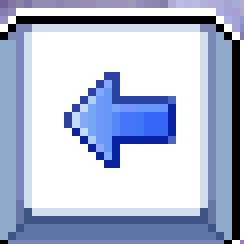
#> input picture assets/struggle_left_template.png, 61 x 61 px (shown 4 times larger)
$ python make_struggle_templates.py assets/struggle_left_template.png
#> lines starting #> are read from the running program, lines starting #| are printed output that depends on the picture; after the words box and inside, x2 and y2 are one past the last pixel; in counts of white or black regions, pixels touching at a corner belong together
#> in main, image is the input picture: shape (61, 61, 3); mean B, G, R 211.9, 186.8, 176.1
"""
Crops the control-break (struggle) arrow buttons out of a screenshot and saves
them as detection templates.

Usage:
    python3 tools/make_struggle_templates.py "<screenshot.png>"
    python3 tools/make_struggle_templates.py "<screenshot.png>" --box 170,80,50,50

Finds the two blue arrow buttons automatically via color segmentation. If that
fails, pass one button's region manually with --box x,y,w,h.
"""

import os
import sys
import argparse

PROJECT = os.path.dirname(os.path.dirname(os.path.abspath(__file__)))
sys.path.insert(0, PROJECT)
os.chdir(PROJECT)

import cv2
import numpy as np

OUT_LEFT = os.path.join('assets', 'struggle_left_template.png')
OUT_RIGHT = os.path.join('assets', 'struggle_right_template.png')
BLUE_RANGE = ((100, 100, 150), (125, 255, 255))
BUTTON_EXPAND = 1.9     # Arrow glyph bbox -> full button sprite


def find_arrow_boxes(image):
    hsv = cv2.cvtColor(image, cv2.COLOR_BGR2HSV)
#> hsv: shape (61, 61, 3); mean H, S, V 55.5, 47.9, 211.9
    mask = cv2.inRange(hsv, BLUE_RANGE[0], BLUE_RANGE[1])
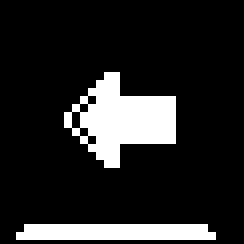
#> mask: shape (61, 61) (shown 4 times larger); 14.8% white; 2 white regions, box (x1, y1, x2, y2) and area: (16, 18, 44, 42) 360, (4, 56, 54, 60) 192
    mask = cv2.dilate(mask, np.ones((5, 5), np.uint8))
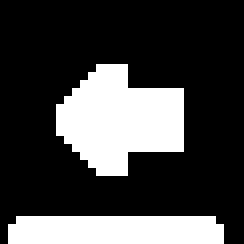
#> mask: shape (61, 61) (shown 4 times larger); 26.3% white; 2 white regions
    contours, _ = cv2.findContours(mask, cv2.RETR_EXTERNAL, cv2.CHAIN_APPROX_SIMPLE)
#> contours = 2 contours; box (x1, y1, x2, y2) and area: (14, 16, 46, 44) 555, (2, 54, 56, 61) 311

    candidates = []
    for contour in contours:
        x, y, w, h = cv2.boundingRect(contour)
        if 12 <= w <= 90 and 12 <= h <= 90 and 0.5 <= w / h <= 2.0:
            candidates.append((x, y, w, h))
#> this loop made 2 passes
#> (x, y, w, h) on passes 1 to 2: (2, 54, 54, 7), (14, 16, 32, 28)
#> after the loop, candidates = [(14, 16, 32, 28)]
    if len(candidates) < 2:
        return None

    # The two arrow glyphs are similar in size and vertically aligned
    candidates.sort(key=lambda b: b[2] * b[3], reverse=True)
    for i in range(len(candidates)):
        for j in range(i + 1, len(candidates)):
            a, b = candidates[i], candidates[j]
            if abs(a[1] - b[1]) < a[3] and 0.7 <= (a[2] * a[3]) / (b[2] * b[3]) <= 1.4:
                pair = sorted([a, b], key=lambda box: box[0])
                return pair
    return None


def expand_box(box, image_shape, factor=BUTTON_EXPAND):
    x, y, w, h = box
    size = round(max(w, h) * factor)
    cx, cy = x + w // 2, y + h // 2
    left = max(0, cx - size // 2)
    top = max(0, cy - size // 2)
    right = min(image_shape[1], left + size)
    bottom = min(image_shape[0], top + size)
    return left, top, right, bottom


def main():
    parser = argparse.ArgumentParser(description='Create struggle-UI templates from a screenshot.')
    parser.add_argument('screenshot', help='path to a screenshot showing the two arrow buttons')
    parser.add_argument('--box', help='manual fallback: one button as x,y,w,h')
    parser.add_argument('--expand', type=float, default=BUTTON_EXPAND,
                        help='arrow bbox expansion: ~1.9 = full button with bevel, '
                             '~1.3 = inner flat square and arrow only')
    args = parser.parse_args()

    image = cv2.imread(args.screenshot)
    if image is None:
        print(f'Could not read {args.screenshot}')
        return

    if args.box:
        x, y, w, h = (int(v) for v in args.box.split(','))
        boxes = [(x, y, w, h)]
        crops = [image[y:y + h, x:x + w]]
        outs = [OUT_LEFT]
    else:
        pair = find_arrow_boxes(image)
        if pair is None:
            print('Could not find the two arrow buttons automatically. '
                  'Re-run with --box x,y,w,h for one button.')
            return
        boxes = []
        crops = []
        for box in pair:
            left, top, right, bottom = expand_box(box, image.shape, factor=args.expand)
            boxes.append((left, top, right - left, bottom - top))
            crops.append(image[top:bottom, left:right])
        outs = [OUT_LEFT, OUT_RIGHT]

    for out, box, crop in zip(outs, boxes, crops):
        cv2.imwrite(out, crop)
        print(f'Saved {out}  (from x={box[0]} y={box[1]} {box[2]}x{box[3]})')

    preview = image.copy()
    for x, y, w, h in boxes:
        cv2.rectangle(preview, (x, y), (x + w, y + h), (0, 255, 0), 2)
    cv2.imwrite(os.path.join('assets', 'struggle_template_preview.png'), preview)
    print('Saved assets/struggle_template_preview.png (verify the green boxes)')


if __name__ == '__main__':
    main()
